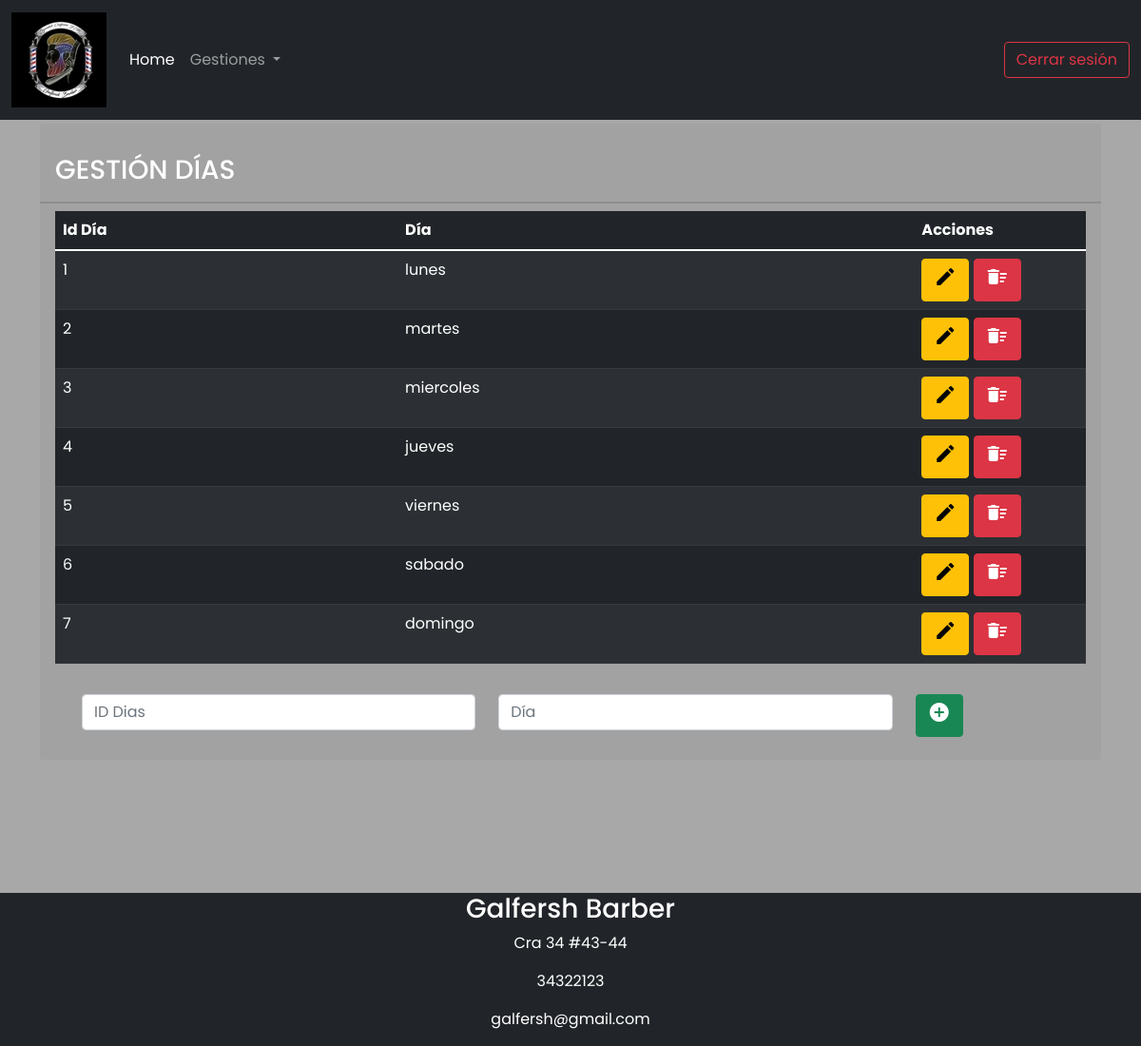
/dias/gestionD.php (signed in), run on the app's committed database.
### tables this page shows
CREATE TABLE `dias` (
  `iddias` int(11) NOT NULL,
  `dia` varchar(20) NOT NULL
);

### dias/gestionD.php (the view, shortened to what this page needs)
<?php
include("../Class/class_dias.php");
if (isset($_SESSION['usuario']) && $_SESSION['rol'] == 3 || $_SESSION['rol'] == 2) {
    echo "
    <script type = 'text/javascript'>
    Swal.fire({
        title: 'Error!',
        text: 'Usuario no autorizado',
        icon: 'error',
        showClass: {
            popup: 'animate__animated animate__fadeInDown'
          },
          hideClass: {
            popup: 'animate__animated animate__fadeOutUp'
          }
    }).then((result)=>{
            if(result.value){
                window.location ='../Home.php';
            }
        });
    </script>
";
} else {
?>
    <!doctype html>
    <html lang="es">
    <html>
    <head>
        <link rel="stylesheet" language="javascript" href="../bootstrap/css/bootstrap.min.css">
        <link rel="stylesheet" href="../sw/dist/sweetalert2.min.css">
        <link rel="stylesheet" href="../CSS/Style.css">
    </head>
    <body>
        <nav class="navbar navbar-dark bg-dark navbar-expand-lg fixed-top">
            <div class="container-fluid">
                <a class="navbar-brand" href="../Home.php">
                    <img src="../Images/LogoPequeño.jpg" alt="" width="100" height="100">
                </a>
                <div class="collapse navbar-collapse" id="navbarSupportedContent">
                    <ul class="navbar-nav me-auto mb-2 mb-lg-0">
                        <li class="nav-item">
                            <a class="nav-link active" aria-current="page" href="../Home.php">Home</a>
                        </li>
                        <div class="collapse navbar-collapse" id="navbarNavDarkDropdown2">
                            <ul class="navbar-nav">
                                <li class="nav-item dropdown">
                                    <a class="nav-link dropdown-toggle" href="#" id="nav2" role="button" data-bs-toggle="dropdown" aria-expanded="false">
                                        Gestiones
                                    </a>
                                </li>
                            </ul>
                        </div>
                    </ul>
                    <a type="button" class="btn btn-outline-danger" href="../logout.php">Cerrar sesión</a>
                </div>
            </div>
        </nav>
        <div class="container posicion-footer">
            <?php
            $dia = new dias();
            $reg = $dia->Mostrar();
            ?>
            <div class="posicion">
                <div class="card-header ">
                    <br>
                    <h3 class="text-white">GESTIÓN DÍAS</h3>
                </div>
                <div class="card-footer table-responsive">
                    <table class="table table-dark table-striped">
                        <thead>
                            <tr>
                                <th>Id Día</th>
                                <th>Día</th>
                                <th class="col-2">Acciones</th>
                            </tr>
                        </thead>
                        <?php
                        for ($i = 0; $i < count($reg); $i++) {
                            echo "<tr>";
                            echo "<td>" . $reg[$i]['iddias'] . "</td>";
                            echo "<td>" . $reg[$i]['dia'] . "</td>";
                        ?>
                            <td class="col-2">
                                <button class="btn btn-warning" onclick=window.location="./editarD.php?iddia=<?php echo $reg[$i]['iddias']; ?>">
                                    <span class="material-icons">mode_edit</span>
                                </button>
                                <button class="btn btn-danger" onclick="eliminar('eliminarD.php?iddia=<?php echo $reg[$i]['iddias']; ?>')">
                                    <span class="material-icons">delete_sweep </span>
                                </button>
                            </td>
                            </tr>
                        <?php
                        }
                        ?>
                    </table>
                    <div class="container">
                        <div class=" card-body">
                            <div class="row">
                                <div class="col-md-5">
                                    <form name="form" action="./insertD.php" method="POST">
                                        <input class="form-control" type="number" name="id" value="" min="0" placeholder="ID Dias">
                                </div>
                                <div class="col-md-5">
                                    <input type="text" id="desc" name="dia" class="form-control" placeholder="Día" Required>
                                </div>
                                <div class="col-md-2">
                                    <button class="btn btn-success">
                                        <span class="material-icons">add_circle</span>
                                    </button>
                                </div>
                            </div>
                        </div>
                    </div>
                </div>
            </div>
        </div>
        <footer class="bg bg-dark text-white">
            <div class="row">
                <div class="centrar">
                    <address>
                        <h3>Galfersh Barber</h3>
                        <p> <span class="oi oi-home footer-address-icon"></span>Cra 34 #43-44</p>
                        <p><span class="oi oi-phone footer-address-icon"></span>34322123</p>
                        <p><span class="oi oi-inbox footer-address-icon"></span>galfersh@gmail.com</p>
                    </address>
                </div>
            </div>
        </footer>
    </body>
    </html>
<?php
}
?>

### CSS/Style.css (style rules this page uses)
.centrar { justify-content: center; text-align: center; }
nav { position: fixed; }
* { font-family: 'Josefin Sans', sans-serif; font-family: 'Outfit', sans-serif; font-family: 'Poppins', sans-serif; }
.posicion { margin-top: 130px; margin-bottom: 0px; }
.posicion-footer { margin-top: 0px; margin-bottom: 140px; }
body { background-color: #A8A8A8; font-family: 'Roboto', sans-serif; }

### data on the page
dias: iddias "1", dia "lunes"
dias: iddias "2", dia "martes"
dias: iddias "3", dia "miercoles"
dias: iddias "4", dia "jueves"
dias: iddias "5", dia "viernes"
dias: iddias "6", dia "sabado"
dias: iddias "7", dia "domingo"
